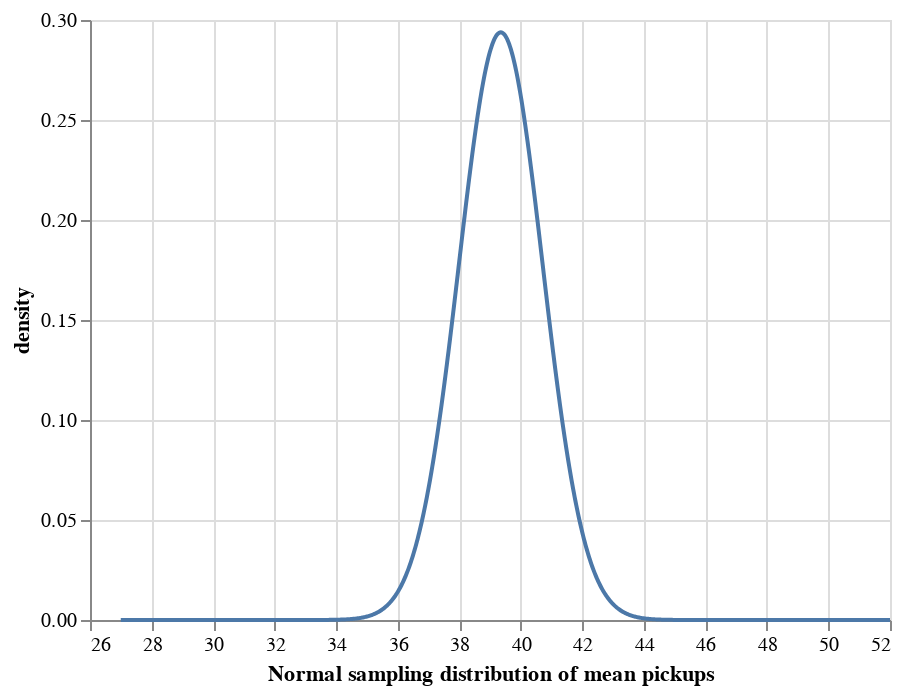

Here is the notebook cell this chart was saved with:
### Markdown cell above
Given the sample mean pickups ($\bar{x}$ = `pickups_mean`) and the sample mean standard error ($s_\bar{x}$ = `pickups_se`), we can construct a sampling distribution using the standard error. As discussed in lecture, there are three functions we'll want to define in order to construct different uncertainty visualizations: the probability density function (PDF), the cumulative distribution function (CDF), and the quantile function (also called the percentage points function, PPF). For a mean and standard error, these are:

$\begin{align}
\mathrm{density~function~(PDF):~} & f_\mathrm{Normal}\left(x \middle| \bar{x}, s_\bar{x}\right) & \mathtt{stats.norm.pdf()}\\
\mathrm{cumulative~distribution~function~(CDF):~} & F_\mathrm{Normal}\left(x \middle| \bar{x}, s_\bar{x}\right) & \mathtt{stats.norm.cdf()}\\
\mathrm{quantile~function~(PPF):~} & F^{-1}_\mathrm{Normal}\left(p \middle| \bar{x}, s_\bar{x}\right) & \mathtt{stats.norm.ppf()}
\end{align}$

### Code cell
pickups_mean = pickups_df['pickups'].mean()

# generate evenly-spaced numbers covering the range of values of pickups
# that we will calculate the density of the sampling distribution at
x = np.linspace(
    start = pickups_df['pickups'].min(), 
    stop = pickups_df['pickups'].max(),
    num = 1001
)

# this is the density of the sampling distribution: f_Normal(x | x_bar, se)
density = stats.norm.pdf(x, pickups_mean, pickups_se)

df = pd.DataFrame({"Normal sampling distribution of mean pickups": x, "density": density})

pickups_se_chart = alt.Chart(df).mark_line().encode(
    x="Normal sampling distribution of mean pickups",
    y="density"
)

pickups_se_chart

### Figure 1 — Vega-Lite specification as saved in the notebook (floating-point values rounded to 4 significant figures; data arrays with more than 128 entries replaced by an {"elided": "..."} marker saying what was removed)
{"config": {"view": {"continuousWidth": 400, "continuousHeight": 300}}, "data": {"name": "data-6bea48c5902aa24ab28e2162b48efe34"}, "mark": "line", "encoding": {"x": {"type": "quantitative", "field": "Normal sampling distribution of mean pickups"}, "y": {"type": "quantitative", "field": "density"}}, "$schema": "https://vega.github.io/schema/vega-lite/v4.8.1.json", "datasets": {"data-6bea48c5902aa24ab28e2162b48efe34": {"elided": "1001 records"}}}
